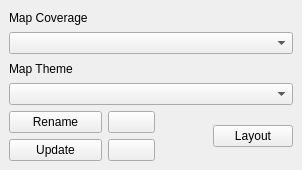
<?xml version="1.0" encoding="UTF-8"?>
<ui version="4.0">
 <class>ThematicMapsDockWidgetBase</class>
 <widget class="QDockWidget" name="ThematicMapsDockWidgetBase">
  <property name="geometry">
   <rect>
    <x>0</x>
    <y>0</y>
    <width>302</width>
    <height>170</height>
   </rect>
  </property>
  <property name="features">
   <set>QDockWidget::AllDockWidgetFeatures</set>
  </property>
  <property name="windowTitle">
   <string>Thematic maps</string>
  </property>
  <widget class="QWidget" name="dockWidgetContents">
   <layout class="QGridLayout" name="gridLayout">
    
    <item row="0" column="0" colspan="5">
    <widget class="QLabel" name="coverage_combo">
    <property name="text">
       <string>Map Coverage</string>
      </property>
    </widget>
    </item>
    <item row="1" column="0" colspan="5">
     <widget class="QComboBox" name="BookmarkComboBox">
      <property name="toolTip">
       <string>Bookmark coverage</string>
      </property>
     </widget>
    </item>
    <item row="2" column="0" colspan="5">
    <widget class="QLabel" name="theme_combo">
    <property name="text">
       <string>Map Theme</string>
      </property>
    </widget>
    </item>
    <item row="3" column="0" colspan="5">
     <widget class="QComboBox" name="PresetComboBox">
      <property name="toolTip">
       <string>Theme for map</string>
      </property>
     </widget>
    </item>
    <item row="4" column="0" colspan="2">
     <widget class="QPushButton" name="pushButton_rename">
      <property name="toolTip">
       <string>Rename theme</string>
      </property>
      <property name="text">
       <string>Rename</string>
      </property>
     </widget>
    </item>
    <item row="4" column="2" >
     <widget class="QPushButton" name="pushButton_remove">
      <property name="toolTip">
       <string>Remove theme</string>
      </property>
      <property name="text">
       <string><b>-</b></string>
      </property>
      <property name="checkable">
       <bool>false</bool>
      </property>
      <property name="checked">
       <bool>false</bool>
      </property>
     </widget>
    </item>
    <item row="5" column="0" colspan="2">
      <widget class="QPushButton" name="pushButton_replace">
      <property name="toolTip">
       <string>Update theme in dropdown box with what is actually on map</string>
      </property>
      <property name="text">
       <string>Update</string>
      </property>
     </widget>
    </item>
    <item row="5" column="2" >
     <widget class="QPushButton" name="pushButton_add">
      <property name="toolTip">
       <string>Add shown map layers as new theme</string>
      </property>
      <property name="text">
       <string><b>+</b></string>
      </property>
     </widget>
    </item>
    <item row="4" column="4" rowspan="2">
     <widget class="QPushButton" name="pushButton_layout">
      <property name="toolTip">
       <string>Create and configure print layout</string>
      </property>
      <property name="text">
       <string>Layout</string>
      </property>
     </widget>
    </item>
   </layout>
  </widget>
 </widget>
 <tabstops>
  <tabstop>PresetComboBox</tabstop>
 </tabstops>

 <resources/>
 <connections/>
</ui>
